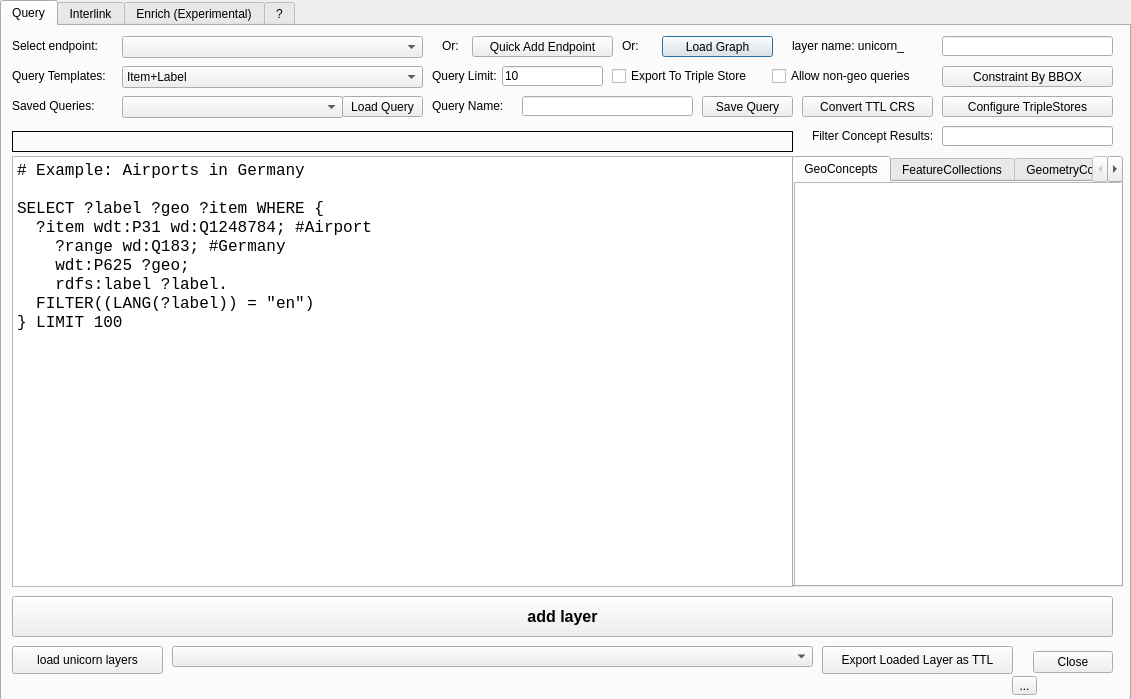
<?xml version="1.0" encoding="UTF-8"?>
<ui version="4.0">
 <class>SPAQLunicornDialogBase</class>
 <widget class="QDialog" name="SPAQLunicornDialogBase">
  <property name="geometry">
   <rect>
    <x>0</x>
    <y>0</y>
    <width>1131</width>
    <height>699</height>
   </rect>
  </property>
  <property name="windowTitle">
   <string>SPARQLing Unicorn QGIS Plugin</string>
  </property>
  <widget class="QLabel" name="layercount">
   <property name="geometry">
    <rect>
     <x>700</x>
     <y>50</y>
     <width>51</width>
     <height>20</height>
    </rect>
   </property>
   <property name="text">
    <string/>
   </property>
  </widget>
  <widget class="QTabWidget" name="tabWidget">
   <property name="geometry">
    <rect>
     <x>0</x>
     <y>0</y>
     <width>1131</width>
     <height>701</height>
    </rect>
   </property>
   <property name="currentIndex">
    <number>0</number>
   </property>
   <widget class="QWidget" name="queryTab">
    <attribute name="title">
     <string>Query</string>
    </attribute>
    <widget class="QLabel" name="label_2">
     <property name="geometry">
      <rect>
       <x>10</x>
       <y>10</y>
       <width>111</width>
       <height>20</height>
      </rect>
     </property>
     <property name="text">
      <string>Select endpoint:</string>
     </property>
    </widget>
    <widget class="QComboBox" name="comboBox">
     <property name="geometry">
      <rect>
       <x>120</x>
       <y>10</y>
       <width>301</width>
       <height>22</height>
      </rect>
     </property>
    </widget>
    <widget class="QLabel" name="label_4">
     <property name="geometry">
      <rect>
       <x>620</x>
       <y>10</y>
       <width>21</width>
       <height>20</height>
      </rect>
     </property>
     <property name="text">
      <string>Or:</string>
     </property>
    </widget>
    <widget class="QPushButton" name="loadFileButton">
     <property name="geometry">
      <rect>
       <x>660</x>
       <y>10</y>
       <width>111</width>
       <height>21</height>
      </rect>
     </property>
     <property name="text">
      <string>Load Graph</string>
     </property>
    </widget>
    <widget class="QLabel" name="label">
     <property name="geometry">
      <rect>
       <x>790</x>
       <y>10</y>
       <width>151</width>
       <height>20</height>
      </rect>
     </property>
     <property name="text">
      <string>layer name: unicorn_</string>
     </property>
    </widget>
    <widget class="QLineEdit" name="inp_label">
     <property name="geometry">
      <rect>
       <x>940</x>
       <y>10</y>
       <width>171</width>
       <height>20</height>
      </rect>
     </property>
    </widget>
    <widget class="QPlainTextEdit" name="inp_sparql">
     <property name="geometry">
      <rect>
       <x>10</x>
       <y>130</y>
       <width>781</width>
       <height>431</height>
      </rect>
     </property>
     <property name="font">
      <font>
       <family>Courier New</family>
       <pointsize>12</pointsize>
      </font>
     </property>
     <property name="plainText">
      <string># Example: Airports in Germany

SELECT ?label ?geo ?item WHERE {
  ?item wdt:P31 wd:Q1248784; #Airport
    ?range wd:Q183; #Germany
    wdt:P625 ?geo;
    rdfs:label ?label.
  FILTER((LANG(?label)) = &quot;en&quot;)
} LIMIT 100</string>
     </property>
    </widget>
    <widget class="QPushButton" name="pushButton">
     <property name="geometry">
      <rect>
       <x>10</x>
       <y>570</y>
       <width>1101</width>
       <height>41</height>
      </rect>
     </property>
     <property name="font">
      <font>
       <pointsize>12</pointsize>
       <weight>75</weight>
       <bold>true</bold>
      </font>
     </property>
     <property name="text">
      <string>add layer</string>
     </property>
    </widget>
    <widget class="QPushButton" name="btn_loadunicornlayers">
     <property name="geometry">
      <rect>
       <x>10</x>
       <y>620</y>
       <width>151</width>
       <height>28</height>
      </rect>
     </property>
     <property name="text">
      <string>load unicorn layers</string>
     </property>
    </widget>
    <widget class="QComboBox" name="loadedLayers">
     <property name="geometry">
      <rect>
       <x>170</x>
       <y>620</y>
       <width>641</width>
       <height>21</height>
      </rect>
     </property>
    </widget>
    <widget class="QPushButton" name="exportLayers">
     <property name="geometry">
      <rect>
       <x>820</x>
       <y>620</y>
       <width>191</width>
       <height>28</height>
      </rect>
     </property>
     <property name="text">
      <string>Export Loaded Layer as TTL</string>
     </property>
    </widget>
    <widget class="QDialogButtonBox" name="button_box">
     <property name="geometry">
      <rect>
       <x>1020</x>
       <y>620</y>
       <width>91</width>
       <height>32</height>
      </rect>
     </property>
     <property name="orientation">
      <enum>Qt::Horizontal</enum>
     </property>
     <property name="standardButtons">
      <set>QDialogButtonBox::Close</set>
     </property>
    </widget>
    <widget class="QPushButton" name="bboxButton">
     <property name="geometry">
      <rect>
       <x>940</x>
       <y>40</y>
       <width>171</width>
       <height>21</height>
      </rect>
     </property>
     <property name="text">
      <string>Constraint By BBOX</string>
     </property>
    </widget>
    <widget class="QLabel" name="errorLabel">
     <property name="geometry">
      <rect>
       <x>10</x>
       <y>105</y>
       <width>781</width>
       <height>21</height>
      </rect>
     </property>
     <property name="frameShape">
      <enum>QFrame::Box</enum>
     </property>
     <property name="text">
      <string/>
     </property>
    </widget>
    <widget class="QLabel" name="label_11">
     <property name="geometry">
      <rect>
       <x>10</x>
       <y>40</y>
       <width>111</width>
       <height>20</height>
      </rect>
     </property>
     <property name="text">
      <string>Query Templates:</string>
     </property>
    </widget>
    <widget class="QComboBox" name="queryTemplates">
     <property name="geometry">
      <rect>
       <x>120</x>
       <y>40</y>
       <width>301</width>
       <height>22</height>
      </rect>
     </property>
     <item>
      <property name="text">
       <string>Item+Label</string>
      </property>
     </item>
     <item>
      <property name="text">
       <string>All Attributes</string>
      </property>
     </item>
    </widget>
    <widget class="QLabel" name="label_14">
     <property name="geometry">
      <rect>
       <x>440</x>
       <y>10</y>
       <width>21</width>
       <height>20</height>
      </rect>
     </property>
     <property name="text">
      <string>Or:</string>
     </property>
    </widget>
    <widget class="QPushButton" name="loadTripleStoreButton">
     <property name="geometry">
      <rect>
       <x>940</x>
       <y>70</y>
       <width>171</width>
       <height>21</height>
      </rect>
     </property>
     <property name="text">
      <string>Configure TripleStores</string>
     </property>
    </widget>
    <widget class="QCheckBox" name="allownongeo">
     <property name="geometry">
      <rect>
       <x>770</x>
       <y>40</y>
       <width>171</width>
       <height>20</height>
      </rect>
     </property>
     <property name="text">
      <string>Allow non-geo queries</string>
     </property>
    </widget>
    <widget class="QCheckBox" name="exportTripleStore_2">
     <property name="geometry">
      <rect>
       <x>610</x>
       <y>40</y>
       <width>161</width>
       <height>20</height>
      </rect>
     </property>
     <property name="text">
      <string>Export To Triple Store</string>
     </property>
    </widget>
    <widget class="QLabel" name="filterConceptsLabel">
     <property name="geometry">
      <rect>
       <x>810</x>
       <y>100</y>
       <width>121</width>
       <height>20</height>
      </rect>
     </property>
     <property name="text">
      <string>Filter Concept Results:</string>
     </property>
    </widget>
    <widget class="QLineEdit" name="filterConcepts">
     <property name="geometry">
      <rect>
       <x>940</x>
       <y>100</y>
       <width>171</width>
       <height>20</height>
      </rect>
     </property>
    </widget>
    <widget class="QLineEdit" name="queryLimit">
     <property name="geometry">
      <rect>
       <x>500</x>
       <y>40</y>
       <width>101</width>
       <height>20</height>
      </rect>
     </property>
     <property name="text">
      <string>10</string>
     </property>
    </widget>
    <widget class="QLabel" name="queryLimitLabel">
     <property name="geometry">
      <rect>
       <x>430</x>
       <y>40</y>
       <width>81</width>
       <height>20</height>
      </rect>
     </property>
     <property name="text">
      <string>Query Limit:</string>
     </property>
    </widget>
    <widget class="QPushButton" name="quickAddTripleStore">
     <property name="geometry">
      <rect>
       <x>470</x>
       <y>10</y>
       <width>141</width>
       <height>21</height>
      </rect>
     </property>
     <property name="text">
      <string>Quick Add Endpoint</string>
     </property>
    </widget>
    <widget class="QLabel" name="savedQueryLabel">
     <property name="geometry">
      <rect>
       <x>10</x>
       <y>70</y>
       <width>111</width>
       <height>20</height>
      </rect>
     </property>
     <property name="text">
      <string>Saved Queries:</string>
     </property>
    </widget>
    <widget class="QComboBox" name="savedQueries">
     <property name="geometry">
      <rect>
       <x>120</x>
       <y>70</y>
       <width>221</width>
       <height>22</height>
      </rect>
     </property>
    </widget>
    <widget class="QPushButton" name="loadQuery">
     <property name="geometry">
      <rect>
       <x>340</x>
       <y>70</y>
       <width>81</width>
       <height>21</height>
      </rect>
     </property>
     <property name="text">
      <string>Load Query</string>
     </property>
    </widget>
    <widget class="QPushButton" name="saveQueryButton">
     <property name="geometry">
      <rect>
       <x>700</x>
       <y>70</y>
       <width>91</width>
       <height>21</height>
      </rect>
     </property>
     <property name="text">
      <string>Save Query</string>
     </property>
    </widget>
    <widget class="QLineEdit" name="saveQueryName">
     <property name="geometry">
      <rect>
       <x>520</x>
       <y>70</y>
       <width>171</width>
       <height>20</height>
      </rect>
     </property>
    </widget>
    <widget class="QLabel" name="saveQueryNameLabel">
     <property name="geometry">
      <rect>
       <x>430</x>
       <y>70</y>
       <width>91</width>
       <height>20</height>
      </rect>
     </property>
     <property name="text">
      <string>Query Name:</string>
     </property>
    </widget>
    <widget class="QPushButton" name="convertTTLCRS">
     <property name="geometry">
      <rect>
       <x>800</x>
       <y>70</y>
       <width>131</width>
       <height>21</height>
      </rect>
     </property>
     <property name="text">
      <string>Convert TTL CRS</string>
     </property>
    </widget>
    <widget class="QTabWidget" name="conceptViewTabWidget">
     <property name="geometry">
      <rect>
       <x>790</x>
       <y>130</y>
       <width>331</width>
       <height>431</height>
      </rect>
     </property>
     <property name="currentIndex">
      <number>0</number>
     </property>
     <widget class="QWidget" name="geoConceptsTab">
      <attribute name="title">
       <string>GeoConcepts</string>
      </attribute>
      <widget class="QTreeView" name="geoTreeView">
       <property name="geometry">
        <rect>
         <x>0</x>
         <y>0</y>
         <width>331</width>
         <height>411</height>
        </rect>
       </property>
      </widget>
     </widget>
     <widget class="QWidget" name="featureCollectionsTab">
      <attribute name="title">
       <string>FeatureCollections</string>
      </attribute>
      <widget class="QTreeView" name="featureCollectionClassList">
       <property name="geometry">
        <rect>
         <x>0</x>
         <y>0</y>
         <width>331</width>
         <height>411</height>
        </rect>
       </property>
      </widget>
     </widget>
     <widget class="QWidget" name="GeometryCollectionsTab">
      <attribute name="title">
       <string>GeometryCollections</string>
      </attribute>
      <widget class="QTreeView" name="geometryCollectionClassList">
       <property name="geometry">
        <rect>
         <x>0</x>
         <y>0</y>
         <width>331</width>
         <height>411</height>
        </rect>
       </property>
      </widget>
     </widget>
     <widget class="QWidget" name="tab_5">
      <attribute name="title">
       <string>ClassTreeTest</string>
      </attribute>
      <widget class="QTreeView" name="classTreeView">
       <property name="geometry">
        <rect>
         <x>0</x>
         <y>0</y>
         <width>331</width>
         <height>411</height>
        </rect>
       </property>
       <property name="horizontalScrollBarPolicy">
        <enum>Qt::ScrollBarAlwaysOn</enum>
       </property>
       <property name="alternatingRowColors">
        <bool>true</bool>
       </property>
       <property name="sortingEnabled">
        <bool>true</bool>
       </property>
       <property name="animated">
        <bool>true</bool>
       </property>
       <property name="wordWrap">
        <bool>true</bool>
       </property>
       <property name="headerHidden">
        <bool>true</bool>
       </property>
      </widget>
     </widget>
    </widget>
    <widget class="QToolButton" name="toolButton">
     <property name="geometry">
      <rect>
       <x>1010</x>
       <y>650</y>
       <width>25</width>
       <height>19</height>
      </rect>
     </property>
     <property name="text">
      <string>...</string>
     </property>
    </widget>
   </widget>
   <widget class="QWidget" name="tab_2">
    <attribute name="title">
     <string>Interlink</string>
    </attribute>
    <widget class="QTableWidget" name="interlinkTable">
     <property name="geometry">
      <rect>
       <x>10</x>
       <y>140</y>
       <width>1071</width>
       <height>431</height>
      </rect>
     </property>
     <property name="minimumSize">
      <size>
       <width>811</width>
       <height>0</height>
      </size>
     </property>
     <property name="baseSize">
      <size>
       <width>4</width>
       <height>0</height>
      </size>
     </property>
     <property name="sortingEnabled">
      <bool>true</bool>
     </property>
     <property name="columnCount">
      <number>8</number>
     </property>
     <column>
      <property name="text">
       <string>Export?</string>
      </property>
     </column>
     <column>
      <property name="text">
       <string>IDColumn?</string>
      </property>
     </column>
     <column>
      <property name="text">
       <string>GeoColumn?</string>
      </property>
     </column>
     <column>
      <property name="text">
       <string>Column</string>
      </property>
     </column>
     <column>
      <property name="text">
       <string>ColumnProperty</string>
      </property>
     </column>
     <column>
      <property name="text">
       <string>PropertyType</string>
      </property>
     </column>
     <column>
      <property name="text">
       <string>ColumnConcept</string>
      </property>
     </column>
     <column>
      <property name="text">
       <string>ValueConcept</string>
      </property>
     </column>
    </widget>
    <widget class="QPushButton" name="exportInterlink">
     <property name="geometry">
      <rect>
       <x>230</x>
       <y>590</y>
       <width>521</width>
       <height>61</height>
      </rect>
     </property>
     <property name="baseSize">
      <size>
       <width>3</width>
       <height>0</height>
      </size>
     </property>
     <property name="font">
      <font>
       <pointsize>16</pointsize>
       <weight>75</weight>
       <bold>true</bold>
      </font>
     </property>
     <property name="text">
      <string>Export Result</string>
     </property>
    </widget>
    <widget class="QPushButton" name="loadLayerInterlink">
     <property name="geometry">
      <rect>
       <x>720</x>
       <y>10</y>
       <width>93</width>
       <height>28</height>
      </rect>
     </property>
     <property name="text">
      <string>Load Layer</string>
     </property>
    </widget>
    <widget class="QPushButton" name="refreshLayersInterlink">
     <property name="geometry">
      <rect>
       <x>10</x>
       <y>10</y>
       <width>111</width>
       <height>28</height>
      </rect>
     </property>
     <property name="text">
      <string>Refresh Layers</string>
     </property>
    </widget>
    <widget class="QComboBox" name="chooseLayerInterlink">
     <property name="geometry">
      <rect>
       <x>140</x>
       <y>10</y>
       <width>561</width>
       <height>21</height>
      </rect>
     </property>
    </widget>
    <widget class="QLineEdit" name="interlinkOwlClassInput">
     <property name="geometry">
      <rect>
       <x>150</x>
       <y>50</y>
       <width>551</width>
       <height>22</height>
      </rect>
     </property>
    </widget>
    <widget class="QLabel" name="label_5">
     <property name="geometry">
      <rect>
       <x>30</x>
       <y>50</y>
       <width>71</width>
       <height>16</height>
      </rect>
     </property>
     <property name="text">
      <string>OWL Class:</string>
     </property>
    </widget>
    <widget class="QLabel" name="label_6">
     <property name="geometry">
      <rect>
       <x>20</x>
       <y>110</y>
       <width>251</width>
       <height>20</height>
      </rect>
     </property>
     <property name="text">
      <string>Table Colums to Concepts:</string>
     </property>
    </widget>
    <widget class="QLabel" name="label_7">
     <property name="geometry">
      <rect>
       <x>20</x>
       <y>80</y>
       <width>121</width>
       <height>16</height>
      </rect>
     </property>
     <property name="text">
      <string>Target Namespace:</string>
     </property>
    </widget>
    <widget class="QLineEdit" name="interlinkNameSpace">
     <property name="geometry">
      <rect>
       <x>150</x>
       <y>80</y>
       <width>551</width>
       <height>22</height>
      </rect>
     </property>
     <property name="text">
      <string>http://www.github.com/sparqlunicorn#</string>
     </property>
    </widget>
    <widget class="QPushButton" name="searchClass">
     <property name="geometry">
      <rect>
       <x>720</x>
       <y>50</y>
       <width>93</width>
       <height>28</height>
      </rect>
     </property>
     <property name="text">
      <string>Search Class</string>
     </property>
    </widget>
    <widget class="QPushButton" name="exportMappingButton">
     <property name="geometry">
      <rect>
       <x>920</x>
       <y>100</y>
       <width>121</width>
       <height>28</height>
      </rect>
     </property>
     <property name="text">
      <string>Export Mapping</string>
     </property>
    </widget>
    <widget class="QPushButton" name="importMappingButton">
     <property name="geometry">
      <rect>
       <x>720</x>
       <y>100</y>
       <width>111</width>
       <height>28</height>
      </rect>
     </property>
     <property name="text">
      <string>Import Mapping</string>
     </property>
    </widget>
    <widget class="QCheckBox" name="exportTripleStore">
     <property name="geometry">
      <rect>
       <x>490</x>
       <y>110</y>
       <width>181</width>
       <height>20</height>
      </rect>
     </property>
     <property name="text">
      <string>Export To Triple Store</string>
     </property>
    </widget>
   </widget>
   <widget class="QWidget" name="tab_3">
    <attribute name="title">
     <string>Enrich (Experimental)</string>
    </attribute>
    <widget class="QPushButton" name="loadLayerEnrich">
     <property name="geometry">
      <rect>
       <x>510</x>
       <y>30</y>
       <width>83</width>
       <height>25</height>
      </rect>
     </property>
     <property name="text">
      <string>Load Layer</string>
     </property>
    </widget>
    <widget class="QPushButton" name="refreshLayersEnrich">
     <property name="geometry">
      <rect>
       <x>20</x>
       <y>30</y>
       <width>121</width>
       <height>25</height>
      </rect>
     </property>
     <property name="text">
      <string>Refresh Layers</string>
     </property>
    </widget>
    <widget class="QComboBox" name="chooseLayerEnrich">
     <property name="geometry">
      <rect>
       <x>170</x>
       <y>30</y>
       <width>321</width>
       <height>21</height>
      </rect>
     </property>
    </widget>
    <widget class="QPushButton" name="startEnrichment">
     <property name="geometry">
      <rect>
       <x>20</x>
       <y>610</y>
       <width>201</width>
       <height>41</height>
      </rect>
     </property>
     <property name="text">
      <string>Start Enrichment</string>
     </property>
    </widget>
    <widget class="QPushButton" name="addEnrichedLayerButton">
     <property name="geometry">
      <rect>
       <x>900</x>
       <y>610</y>
       <width>161</width>
       <height>41</height>
      </rect>
     </property>
     <property name="text">
      <string>Add enriched layer</string>
     </property>
    </widget>
    <widget class="QTableWidget" name="enrichTable">
     <property name="geometry">
      <rect>
       <x>25</x>
       <y>101</y>
       <width>1041</width>
       <height>451</height>
      </rect>
     </property>
    </widget>
    <widget class="QTableWidget" name="enrichTableResult">
     <property name="geometry">
      <rect>
       <x>20</x>
       <y>100</y>
       <width>1051</width>
       <height>501</height>
      </rect>
     </property>
    </widget>
    <widget class="QPushButton" name="addEnrichedLayerRowButton">
     <property name="geometry">
      <rect>
       <x>20</x>
       <y>70</y>
       <width>161</width>
       <height>21</height>
      </rect>
     </property>
     <property name="text">
      <string>Add Row</string>
     </property>
    </widget>
    <widget class="QPushButton" name="whattoenrich">
     <property name="geometry">
      <rect>
       <x>230</x>
       <y>70</y>
       <width>161</width>
       <height>21</height>
      </rect>
     </property>
     <property name="text">
      <string>What to enrich?</string>
     </property>
    </widget>
   </widget>
   <widget class="QWidget" name="tab_4">
    <attribute name="title">
     <string>?</string>
    </attribute>
    <widget class="QLabel" name="label_12">
     <property name="geometry">
      <rect>
       <x>250</x>
       <y>20</y>
       <width>411</width>
       <height>41</height>
      </rect>
     </property>
     <property name="font">
      <font>
       <pointsize>16</pointsize>
       <weight>75</weight>
       <bold>true</bold>
      </font>
     </property>
     <property name="text">
      <string>SPARQL Unicorn QGIS Plugin</string>
     </property>
    </widget>
    <widget class="QLabel" name="label_13">
     <property name="geometry">
      <rect>
       <x>310</x>
       <y>90</y>
       <width>251</width>
       <height>41</height>
      </rect>
     </property>
     <property name="font">
      <font>
       <pointsize>16</pointsize>
       <weight>75</weight>
       <bold>true</bold>
      </font>
     </property>
     <property name="text">
      <string>&lt;a href=&quot;https://github.com/sparqlunicorn/sparqlunicornGoesGIS&quot;&gt;Github Repository&lt;/a&gt;</string>
     </property>
    </widget>
    <widget class="QLabel" name="label_16">
     <property name="geometry">
      <rect>
       <x>350</x>
       <y>150</y>
       <width>171</width>
       <height>41</height>
      </rect>
     </property>
     <property name="font">
      <font>
       <pointsize>16</pointsize>
       <weight>75</weight>
       <bold>true</bold>
      </font>
     </property>
     <property name="text">
      <string>&lt;a href=&quot;https://plugins.qgis.org/plugins/sparqlunicorn/&quot;&gt;QGIS Plugin&lt;/a&gt;</string>
     </property>
    </widget>
    <widget class="QLabel" name="label_15">
     <property name="geometry">
      <rect>
       <x>390</x>
       <y>250</y>
       <width>101</width>
       <height>20</height>
      </rect>
     </property>
     <property name="font">
      <font>
       <pointsize>13</pointsize>
       <weight>75</weight>
       <bold>true</bold>
      </font>
     </property>
     <property name="text">
      <string>Credits</string>
     </property>
    </widget>
    <widget class="QLabel" name="label_17">
     <property name="geometry">
      <rect>
       <x>300</x>
       <y>300</y>
       <width>281</width>
       <height>31</height>
      </rect>
     </property>
     <property name="font">
      <font>
       <pointsize>13</pointsize>
      </font>
     </property>
     <property name="text">
      <string>Research Squirrel Engineers</string>
     </property>
    </widget>
    <widget class="QLabel" name="label_18">
     <property name="geometry">
      <rect>
       <x>290</x>
       <y>350</y>
       <width>331</width>
       <height>31</height>
      </rect>
     </property>
     <property name="font">
      <font>
       <pointsize>13</pointsize>
      </font>
     </property>
     <property name="text">
      <string>Timo Homburg, Florian Thiery</string>
     </property>
    </widget>
    <widget class="QLabel" name="label_19">
     <property name="geometry">
      <rect>
       <x>300</x>
       <y>400</y>
       <width>331</width>
       <height>20</height>
      </rect>
     </property>
     <property name="font">
      <font>
       <pointsize>13</pointsize>
      </font>
     </property>
     <property name="text">
      <string>Licensed under: GPL 2.0</string>
     </property>
    </widget>
   </widget>
  </widget>
 </widget>
 <resources>
 </resources>
 <connections>
  <connection>
   <sender>button_box</sender>
   <signal>accepted()</signal>
   <receiver>SPAQLunicornDialogBase</receiver>
   <slot>accept()</slot>
   <hints>
    <hint type="sourcelabel">
     <x>20</x>
     <y>20</y>
    </hint>
    <hint type="destinationlabel">
     <x>20</x>
     <y>20</y>
    </hint>
   </hints>
  </connection>
  <connection>
   <sender>button_box</sender>
   <signal>rejected()</signal>
   <receiver>SPAQLunicornDialogBase</receiver>
   <slot>reject()</slot>
   <hints>
    <hint type="sourcelabel">
     <x>20</x>
     <y>20</y>
    </hint>
    <hint type="destinationlabel">
     <x>20</x>
     <y>20</y>
    </hint>
   </hints>
  </connection>
 </connections>
</ui>
